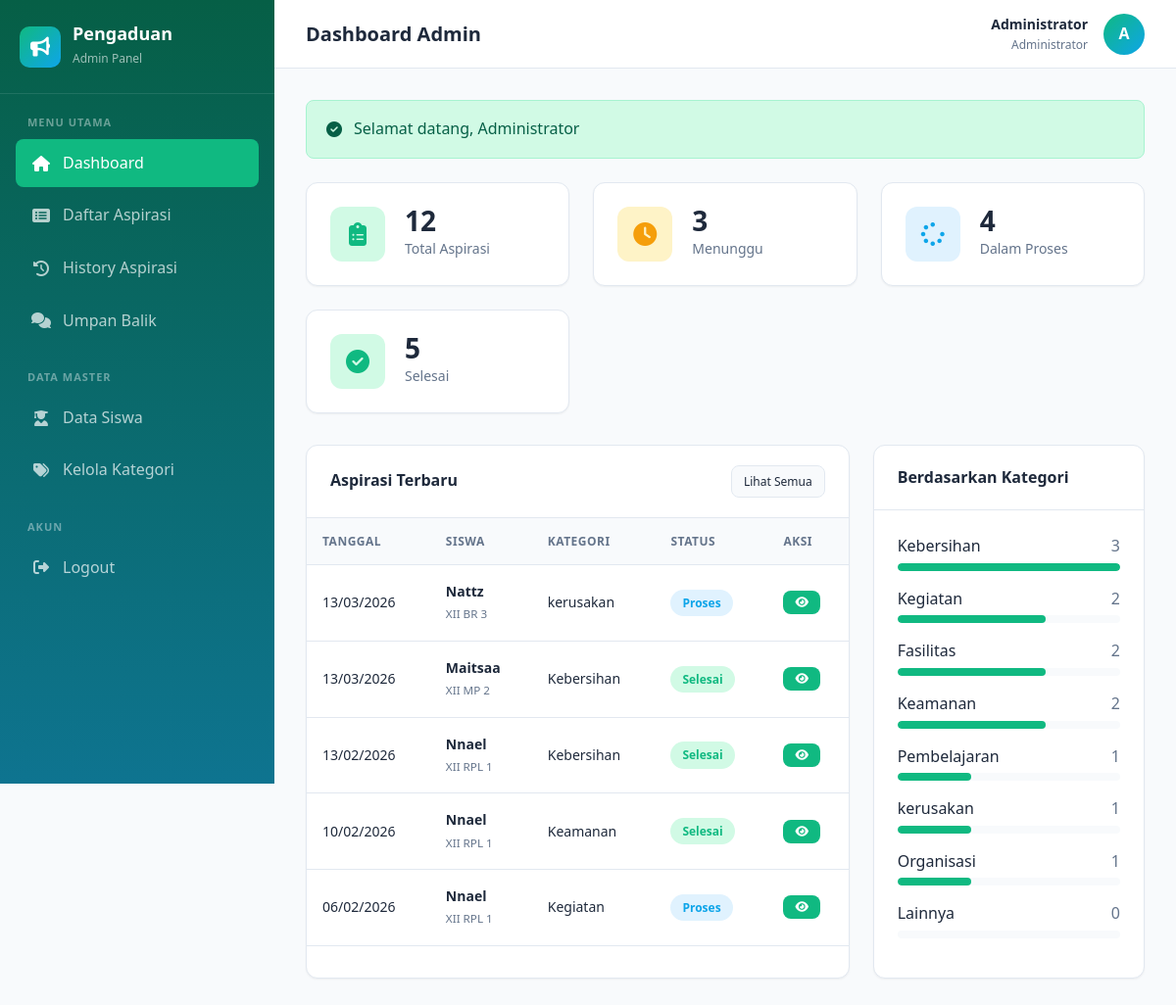
/index.php?page=admin/dashboard (signed in), run on the app's committed database.
### tables this page shows
CREATE TABLE `input_aspirasi` (
  `id_pelaporan` int NOT NULL,
  `nis` int NOT NULL,
  `id_kategori` int NOT NULL,
  `lokasi` varchar(50) NOT NULL,
  `ket` text NOT NULL,
  `tanggal_input` datetime DEFAULT CURRENT_TIMESTAMP
);

CREATE TABLE `siswa` (
  `nis` int NOT NULL,
  `nama` varchar(100) NOT NULL,
  `kelas` varchar(10) NOT NULL,
  `password` varchar(255) NOT NULL,
  `created_at` timestamp NULL DEFAULT CURRENT_TIMESTAMP
);

CREATE TABLE `kategori` (
  `id_kategori` int NOT NULL,
  `ket_kategori` varchar(30) NOT NULL,
  `created_at` timestamp NULL DEFAULT CURRENT_TIMESTAMP
);

CREATE TABLE `aspirasi` (
  `id_aspirasi` int NOT NULL,
  `id_pelaporan` int NOT NULL,
  `status` enum('Menunggu','Proses','Selesai') DEFAULT 'Menunggu',
  `feedback` text,
  `tanggal_update` datetime DEFAULT CURRENT_TIMESTAMP ON UPDATE CURRENT_TIMESTAMP
);

### controllers/AdminController.php (called while the page is built, shortened)
<?php
require_once __DIR__ . '/../models/InputAspirasi.php';
class AdminController extends Controller {
    private $inputAspirasiModel;
    public function __construct() {
        $this->inputAspirasiModel = new InputAspirasi();
    }
    public function dashboard(): void {
        $statistics = $this->inputAspirasiModel->getStatistics();
        $statisticsByKategori = $this->inputAspirasiModel->getStatisticsByKategori();
        $recentAspirasi = $this->inputAspirasiModel->getAllWithDetail();
        $recentAspirasi = array_slice($recentAspirasi, 0, 5);
        $this->view('admin/dashboard', [
            'title' => 'Dashboard Admin',
            'user' => $this->getCurrentUser(),
            'flash' => $this->getFlash(),
            'statistics' => $statistics,
            'statisticsByKategori' => $statisticsByKategori,
            'recentAspirasi' => $recentAspirasi
        ]);
    }
}

### config/Database.php (called while the page is built, shortened)
<?php
class Database {
    private static $instance = null;
    private $connection;
    private function __construct() {
        try {
            $dsn = "mysql:host=" . DB_HOST . ";dbname=" . DB_NAME . ";charset=utf8mb4";
            $options = [
                PDO::ATTR_ERRMODE => PDO::ERRMODE_EXCEPTION,
                PDO::ATTR_DEFAULT_FETCH_MODE => PDO::FETCH_ASSOC,
                PDO::ATTR_EMULATE_PREPARES => false,
            ];
            $this->connection = new PDO($dsn, DB_USER, DB_PASS, $options);
        } catch (PDOException $e) {
            die("Koneksi database gagal: " . $e->getMessage());
        }
    }
    public static function getInstance(): Database {
        if (self::$instance === null) {
            self::$instance = new self();
        }
        return self::$instance;
    }
    public function query(string $sql, array $params = []): PDOStatement {
        $stmt = $this->connection->prepare($sql);
        $stmt->execute($params);
        return $stmt;
    }
}

### models/Model.php (called while the page is built, shortened)
<?php
require_once __DIR__ . '/../config/Database.php';
abstract class Model {
    public function __construct() {
        $this->db = Database::getInstance();
    }
}

### models/InputAspirasi.php (called while the page is built, shortened)
<?php
require_once __DIR__ . '/Model.php';
class InputAspirasi extends Model {
    protected $table = 'input_aspirasi';
    public function getAllWithDetail(array $filters = []): array {
        $sql = "SELECT ia.*, s.nama as nama_siswa, s.kelas, k.ket_kategori,
                       a.id_aspirasi, a.status, a.feedback, a.tanggal_update
                FROM {$this->table} ia
                JOIN siswa s ON ia.nis = s.nis
                JOIN kategori k ON ia.id_kategori = k.id_kategori
                LEFT JOIN aspirasi a ON ia.id_pelaporan = a.id_pelaporan
                WHERE 1=1";
        $params = [];
        $sql .= " ORDER BY ia.tanggal_input DESC";
        return $this->db->query($sql, $params)->fetchAll();
    }
    public function getStatistics(): array {
        $sql = "SELECT
                    COUNT(*) as total,
                    SUM(CASE WHEN a.status = 'Menunggu' THEN 1 ELSE 0 END) as menunggu,
                    SUM(CASE WHEN a.status = 'Proses' THEN 1 ELSE 0 END) as proses,
                    SUM(CASE WHEN a.status = 'Selesai' THEN 1 ELSE 0 END) as selesai
                FROM {$this->table} ia
                LEFT JOIN aspirasi a ON ia.id_pelaporan = a.id_pelaporan";
        return $this->db->query($sql)->fetch();
    }
    public function getStatisticsByKategori(): array {
        $sql = "SELECT k.ket_kategori, COUNT(ia.id_pelaporan) as jumlah
                FROM kategori k
                LEFT JOIN input_aspirasi ia ON k.id_kategori = ia.id_kategori
                GROUP BY k.id_kategori
                ORDER BY jumlah DESC";
        return $this->db->query($sql)->fetchAll();
    }
}

### views/admin/dashboard.php (the view, shortened to what this page needs)
<?php
require_once __DIR__ . '/../layouts/header.php';
require_once __DIR__ . '/../layouts/sidebar_admin.php';
?>
<div class="stats-grid">
    <div class="stat-card">
        <div class="stat-icon primary">
            <i class="fas fa-clipboard-list"></i>
        </div>
        <div class="stat-info">
            <h3><?= $statistics['total'] ?? 0 ?></h3>
            <p>Total Aspirasi</p>
        </div>
    </div>
    <div class="stat-card">
        <div class="stat-icon warning">
            <i class="fas fa-clock"></i>
        </div>
        <div class="stat-info">
            <h3><?= $statistics['menunggu'] ?? 0 ?></h3>
            <p>Menunggu</p>
        </div>
    </div>
    <div class="stat-card">
        <div class="stat-icon info">
            <i class="fas fa-spinner"></i>
        </div>
        <div class="stat-info">
            <h3><?= $statistics['proses'] ?? 0 ?></h3>
            <p>Dalam Proses</p>
        </div>
    </div>
    <div class="stat-card">
        <div class="stat-icon success">
            <i class="fas fa-check-circle"></i>
        </div>
        <div class="stat-info">
            <h3><?= $statistics['selesai'] ?? 0 ?></h3>
            <p>Selesai</p>
        </div>
    </div>
</div>
<div style="display: grid; grid-template-columns: 2fr 1fr; gap: 24px;">
    <div class="card">
        <div class="card-header">
            <h3 class="card-title">Aspirasi Terbaru</h3>
            <a href="<?= BASE_URL ?>index.php?page=admin/aspirasi" class="btn btn-secondary btn-sm">
                Lihat Semua
            </a>
        </div>
        <div class="card-body" style="padding: 0;">
            <?php if (!empty($recentAspirasi)): ?>
                <div class="table-container">
                    <table>
                        <thead>
                            <tr>
                                <th>Tanggal</th>
                                <th>Siswa</th>
                                <th>Kategori</th>
                                <th>Status</th>
                                <th>Aksi</th>
                            </tr>
                        </thead>
                        <tbody>
                            <?php foreach ($recentAspirasi as $item): ?>
                                <tr>
                                    <td><?= date('d/m/Y', strtotime($item['tanggal_input'])) ?></td>
                                    <td>
                                        <strong><?= htmlspecialchars($item['nama_siswa']) ?></strong><br>
                                        <small class="text-secondary"><?= htmlspecialchars($item['kelas']) ?></small>
                                    </td>
                                    <td><?= htmlspecialchars($item['ket_kategori']) ?></td>
                                    <td>
                                        <span class="badge badge-<?= strtolower($item['status']) ?>">
                                            <?= $item['status'] ?>
                                        </span>
                                    </td>
                                    <td>
                                        <a href="<?= BASE_URL ?>index.php?page=admin/aspirasi/detail&id=<?= $item['id_pelaporan'] ?>"
                                           class="btn btn-primary btn-sm">
                                            <i class="fas fa-eye"></i>
                                        </a>
                                    </td>
                                </tr>
                            <?php endforeach; ?>
                        </tbody>
                    </table>
                </div>
            <?php endif; ?>
        </div>
    </div>
    <div class="card">
        <div class="card-header">
            <h3 class="card-title">Berdasarkan Kategori</h3>
        </div>
        <div class="card-body">
            <?php if (!empty($statisticsByKategori)): ?>
                <?php foreach ($statisticsByKategori as $kat): ?>
                    <div style="margin-bottom: 16px;">
                        <div style="display: flex; justify-content: space-between; margin-bottom: 4px;">
                            <span><?= htmlspecialchars($kat['ket_kategori']) ?></span>
                            <span class="text-secondary"><?= $kat['jumlah'] ?></span>
                        </div>
                        <div style="height: 8px; background: var(--bg-primary); border-radius: 4px; overflow: hidden;">
                            <?php
                            $maxJumlah = max(array_column($statisticsByKategori, 'jumlah'));
                            $percentage = $maxJumlah > 0 ? ($kat['jumlah'] / $maxJumlah) * 100 : 0;
                            ?>
                            <div style="height: 100%; width: <?= $percentage ?>%; background: var(--primary-color); border-radius: 4px;"></div>
                        </div>
                    </div>
                <?php endforeach; ?>
            <?php else: ?>
                <p class="text-secondary text-center">Belum ada data</p>
            <?php endif; ?>
        </div>
    </div>
</div>
    </div>
</main>
<?php require_once __DIR__ . '/../layouts/footer.php'; ?>

### controllers/assets/css/style.css (style rules this page uses)
:root { --primary-color: #10b981; --primary-hover: #059669; --primary-light: #d1fae5; --secondary-color: #64748b; --success-color: #10b981; --success-light: #d1fae5; --warning-color: #f59e0b; --warning-light: #fef3c7; --danger-color: #ef4444; --danger-light: #fee2e2; --info-color: #0ea5e9; --info-light: #e0f2fe; --bg-primary: #f8fafc; --bg-secondary: #ffffff; --bg-dark: #1e293b; --text-primary: #1e293b; --text-secondary: #64748b; --text-light: #ffffff; --border-color: #e2e8f0; --border-radius: 12px; --border-radius-sm: 8px; --shadow-sm: 0 1px 2px 0 rgb(0 0 0 / 0.05); --shadow: 0 4px 6px -1px rgb(0 0 0 / 0.1), 0 2px 4px -2px rgb(0 0 0 / 0.1); --shadow-lg: 0 10px 15px -3px rgb(0 0 0 / 0.1), 0 4px 6px -4px rgb(0 0 0 / 0.1); --sidebar-width: 280px; --header-height: 70px; --transition: all 0.3s ease; }
* { margin: 0; padding: 0; box-sizing: border-box; }
body { font-family: 'Segoe UI', 'Inter', -apple-system, BlinkMacSystemFont, sans-serif; background-color: var(--bg-primary); color: var(--text-primary); line-height: 1.6; min-height: 100vh; }
a { text-decoration: none; color: inherit; }
.card { background: var(--bg-secondary); border-radius: var(--border-radius); box-shadow: var(--shadow-sm); border: 1px solid var(--border-color); overflow: hidden; }
.card-header { padding: 20px 24px; border-bottom: 1px solid var(--border-color); display: flex; align-items: center; justify-content: space-between; }
.card-title { font-size: 16px; font-weight: 600; color: var(--text-primary); }
.card-body { padding: 24px; }
.stats-grid { display: grid; grid-template-columns: repeat(auto-fit, minmax(240px, 1fr)); gap: 24px; margin-bottom: 32px; }
.stat-card { background: var(--bg-secondary); border-radius: var(--border-radius); padding: 24px; display: flex; align-items: center; gap: 20px; box-shadow: var(--shadow-sm); border: 1px solid var(--border-color); transition: var(--transition); }
.stat-icon { width: 56px; height: 56px; border-radius: 12px; display: flex; align-items: center; justify-content: center; font-size: 24px; }
.stat-icon.primary { background: var(--primary-light); color: var(--primary-color); }
.stat-icon.success { background: var(--success-light); color: var(--success-color); }
.stat-icon.warning { background: var(--warning-light); color: var(--warning-color); }
.stat-icon.info { background: var(--info-light); color: var(--info-color); }
.stat-info h3 { font-size: 28px; font-weight: 700; color: var(--text-primary); line-height: 1; margin-bottom: 4px; }
.stat-info p { font-size: 14px; color: var(--text-secondary); }
.table-container { overflow-x: auto; }
table { width: 100%; border-collapse: collapse; }
thead { background: var(--bg-primary); }
th { padding: 14px 16px; text-align: left; font-size: 12px; font-weight: 600; text-transform: uppercase; letter-spacing: 0.5px; color: var(--text-secondary); border-bottom: 1px solid var(--border-color); }
td { padding: 16px; border-bottom: 1px solid var(--border-color); font-size: 14px; color: var(--text-primary); }
.badge { display: inline-flex; align-items: center; padding: 4px 12px; border-radius: 20px; font-size: 12px; font-weight: 600; }
.badge-proses { background: var(--info-light); color: var(--info-color); }
.badge-selesai { background: var(--success-light); color: var(--success-color); }
.btn { display: inline-flex; align-items: center; justify-content: center; gap: 8px; padding: 10px 20px; border-radius: var(--border-radius-sm); font-size: 14px; font-weight: 500; border: none; cursor: pointer; transition: var(--transition); }
.btn-primary { background: var(--primary-color); color: var(--text-light); }
.btn-secondary { background: var(--bg-primary); color: var(--text-primary); border: 1px solid var(--border-color); }
.btn-sm { padding: 6px 12px; font-size: 12px; }
.text-secondary { color: var(--text-secondary); }

### data on the page
input_aspirasi: tanggal_input "13/03/2026", nis.nama "Nattz", nis.kelas "XII BR 3", id_kategori.ket_kategori "kerusakan", aspirasi.status "Proses"
input_aspirasi: tanggal_input "13/03/2026", nis.nama "Maitsaa", nis.kelas "XII MP 2", id_kategori.ket_kategori "Kebersihan", aspirasi.status "Selesai"
input_aspirasi: tanggal_input "13/02/2026", nis.nama "Nnael", nis.kelas "XII RPL 1", id_kategori.ket_kategori "Kebersihan", aspirasi.status "Selesai"
input_aspirasi: tanggal_input "10/02/2026", nis.nama "Nnael", nis.kelas "XII RPL 1", id_kategori.ket_kategori "Keamanan", aspirasi.status "Selesai"
input_aspirasi: tanggal_input "06/02/2026", nis.nama "Nnael", nis.kelas "XII RPL 1", id_kategori.ket_kategori "Kegiatan", aspirasi.status "Proses"

### other printed values
$title "Dashboard Admin"
$user['nama'] "Administrator"
substr($user['nama'] ?? 'A', 0, 1) "A"
$flash['message'] "Selamat datang, Administrator"
$statistics['total'] "12"
$statistics['menunggu'] "3"
$statistics['proses'] "4"
$statistics['selesai'] "5"
$kat['ket_kategori'] "Kebersihan"
$kat['jumlah'] "3"
$kat['ket_kategori'] "Kegiatan"
$kat['jumlah'] "2"
$kat['ket_kategori'] "Fasilitas"
$kat['ket_kategori'] "Keamanan"
$kat['ket_kategori'] "Pembelajaran"
